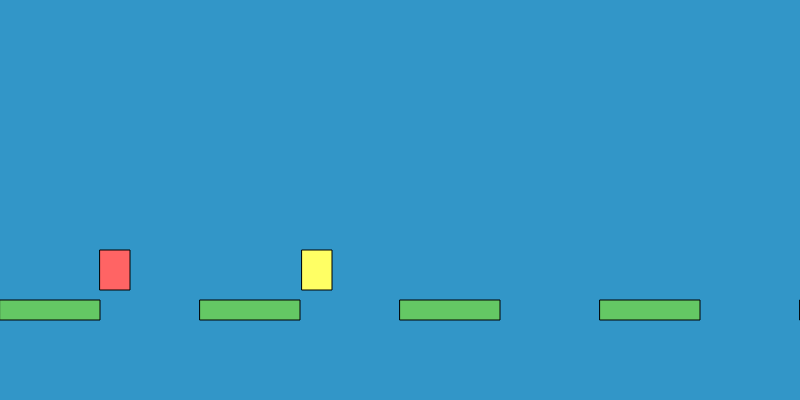
Frame 1 (no input)
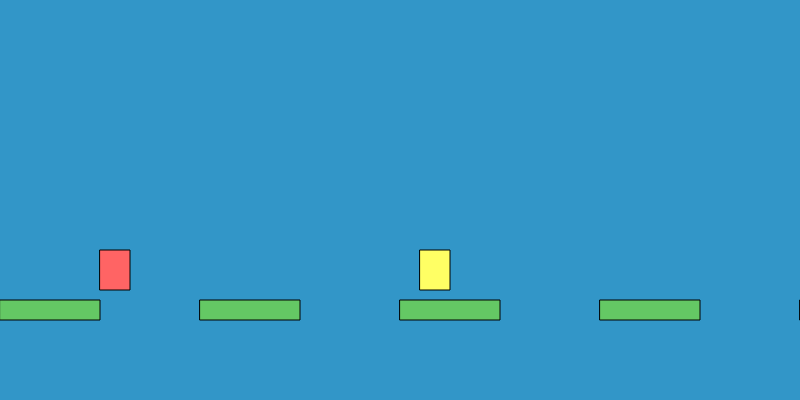
Frame 60 (no input)
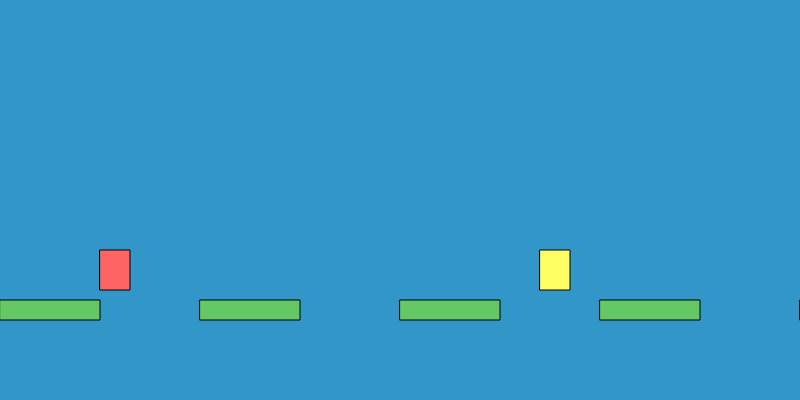
Frame 120 (the mouse pressed at the canvas centre since frame 60)

The p5.js sketch that drew these frames (run headless with seeded random() and noise() and a simulated clock; from frame 60 on, the mouse is pressed at the canvas centre):

// p5.js sketch
// ── sketch.js
let player;
let enemy;
let platforms = [];
let gapWidth = 100;
let gapSpacing = 200;

function setup() {
  createCanvas(800, 400);
  player = new Player();
  enemy = new Enemy();
  
  // Create platforms with gaps
  for (let x = 0; x < width * 3; x += gapSpacing) {
    let platformWidth = gapSpacing - gapWidth;
    if (platformWidth > 0) {
      platforms.push({
        x: x,
        y: height - 100,
        width: platformWidth,
        height: 20
      });
    }
  }
}

function draw() {
  background(50, 150, 200);
  
  // Draw platforms
  fill(100, 200, 100);
  for (let platform of platforms) {
    rect(platform.x, platform.y, platform.width, platform.height);
  }
  
  // Update and draw player
  player.update();
  player.draw();
  
  // Update and draw enemy
  enemy.update();
  enemy.draw();
}

class Player {
  constructor() {
    this.x = 100;
    this.y = height - 150;
    this.width = 30;
    this.height = 40;
    this.velY = 0;
    this.jumping = false;
    this.speed = 5;
  }
  
  update() {
    // Apply gravity
    this.velY += 0.8;
    this.y += this.velY;
    
    // Ground collision
    if (this.y > height - 150) {
      this.y = height - 150;
      this.velY = 0;
      this.jumping = false;
    }
    
    // Platform collisions
    for (let platform of platforms) {
      if (
        this.x + this.width > platform.x &&
        this.x < platform.x + platform.width &&
        this.y + this.height > platform.y &&
        this.y + this.height < platform.y + 20 &&
        this.velY > 0
      ) {
        this.y = platform.y - this.height;
        this.velY = 0;
        this.jumping = false;
      }
    }
    
    // Move left/right
    if (keyIsDown(LEFT_ARROW) || keyIsDown(65)) { // A or left arrow
      this.x -= this.speed;
    }
    if (keyIsDown(RIGHT_ARROW) || keyIsDown(68)) { // D or right arrow
      this.x += this.speed;
    }
    
    // Jump
    if ((keyIsDown(UP_ARROW) || keyIsDown(87) || keyIsDown(32)) && !this.jumping) { // W, up arrow, or space
      this.velY = -15;
      this.jumping = true;
    }
    
    // Boundary check
    if (this.x < 0) this.x = 0;
    if (this.x > width - this.width) this.x = width - this.width;
  }
  
  draw() {
    fill(255, 100, 100);
    rect(this.x, this.y, this.width, this.height);
  }
}

class Enemy {
  constructor() {
    this.x = 300;
    this.y = height - 150;
    this.width = 30;
    this.height = 40;
    this.speed = 2;
    this.direction = 1;
  }
  
  update() {
    this.x += this.speed * this.direction;
    
    // Reverse direction at edges
    if (this.x < 0 || this.x > width - this.width) {
      this.direction *= -1;
    }
  }
  
  draw() {
    fill(255, 255, 100);
    rect(this.x, this.y, this.width, this.height);
  }
}
